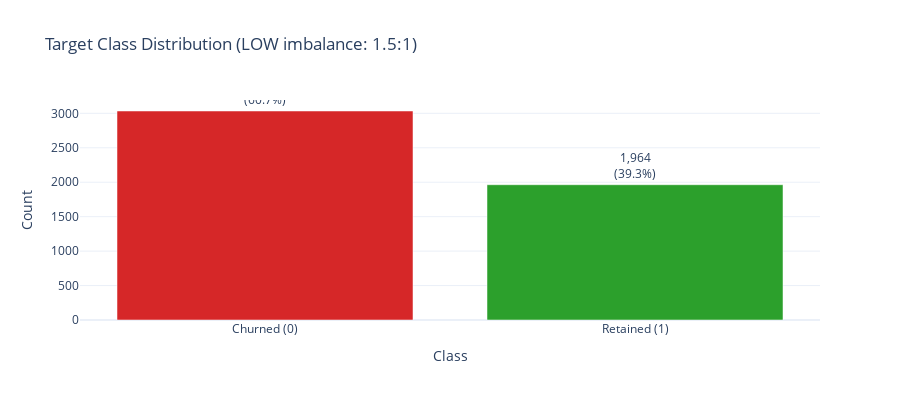

Write notebook code for a chart like this one.
### Markdown cell above
## 7.3 Class Imbalance Analysis

**📖 Understanding Class Imbalance:**
- **Ratio < 3:1** - Mild imbalance, standard methods work
- **Ratio 3:1 to 10:1** - Moderate imbalance, use stratified sampling + class weights
- **Ratio > 10:1** - Severe imbalance, consider SMOTE, undersampling, or focal loss

**⚠️ Why It Matters:**
- Imbalanced data causes models to predict the majority class
- Accuracy is misleading (80% accuracy when 80% is majority = useless model)
- Use F1-score, Precision, Recall, and AUC instead of accuracy

### Code cell
if findings.target_column:
    target = findings.target_column
    target_series = df[target]
    
    print("=" * 70)
    print("CLASS IMBALANCE ANALYSIS")
    print("=" * 70)
    
    print(f"\nTarget Column: {target}")
    print(f"Target Type: {findings.target_type}")
    print(f"Missing Values: {target_series.isnull().sum()}")
    
    if findings.target_type == "binary":
        value_counts = target_series.value_counts()
        majority_class = value_counts.idxmax()
        minority_class = value_counts.idxmin()
        majority_count = value_counts.max()
        minority_count = value_counts.min()
        
        print(f"\n📊 CLASS DISTRIBUTION:")
        print(f"  Majority Class ({majority_class}): {majority_count:,} ({majority_count/len(df)*100:.1f}%)")
        print(f"  Minority Class ({minority_class}): {minority_count:,} ({minority_count/len(df)*100:.1f}%)")
        
        # Use framework recommender for strategy recommendations
        recommender = ImbalanceRecommender()
        rec = recommender.recommend(target_series, n_samples=len(df))
        rec.print_recommendation()
        
        # Visualize
        severity_colors = {"low": "#2ca02c", "moderate": "#ffbb00", "high": "#ff7f0e", "severe": "#d62728"}
        fig = go.Figure(go.Bar(
            x=['Churned (0)', 'Retained (1)'],
            y=[value_counts.get(0, 0), value_counts.get(1, 0)],
            marker_color=['#d62728', '#2ca02c'],
            text=[f'{value_counts.get(0, 0):,}<br>({value_counts.get(0, 0)/len(df)*100:.1f}%)',
                  f'{value_counts.get(1, 0):,}<br>({value_counts.get(1, 0)/len(df)*100:.1f}%)'],
            textposition='outside'
        ))
        fig.update_layout(
            title=f'Target Class Distribution ({rec.severity.upper()} imbalance: {rec.ratio:.1f}:1)',
            xaxis_title='Class', yaxis_title='Count',
            template='plotly_white', height=400
        )
        display_figure(fig)
        
        # Show sklearn class weights
        print(f"\n💡 SKLEARN CLASS WEIGHTS:")
        weight_minority = len(df) / (2 * minority_count)
        weight_majority = len(df) / (2 * majority_count)
        print(f"  class_weight={{0: {weight_majority:.3f}, 1: {weight_minority:.3f}}}")
        print(f"  Or use class_weight='balanced'")
        
        # Store recommendation for later use
        imbalance_recommendation = rec
else:
    print("ERROR: No target column identified. Please set one in findings.")

### Figure 1 — Plotly figure (JSON) as saved in the notebook; plotly's stock layout.template omitted (floating-point values rounded to 4 significant figures)
{"data": [{"marker": {"color": ["#d62728", "#2ca02c"]}, "text": ["3,034<br>(60.7%)", "1,964<br>(39.3%)"], "textposition": "outside", "type": "bar", "x": ["Churned (0)", "Retained (1)"], "y": [3034, 1964]}], "layout": {"height": 400, "title": {"text": "Target Class Distribution (LOW imbalance: 1.5:1)"}, "xaxis": {"title": {"text": "Class"}}, "yaxis": {"title": {"text": "Count"}}}}
